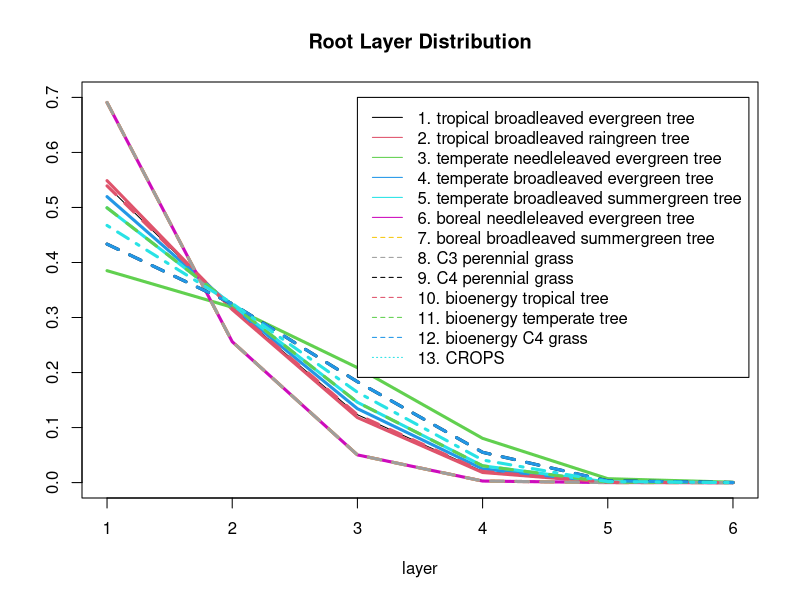
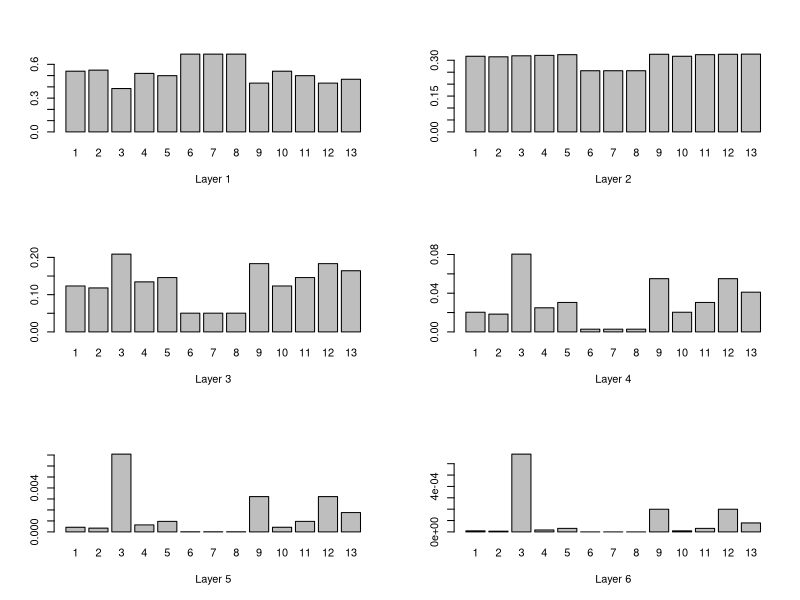

Write R code to recreate these figures, in order.
 #THIS IS A R ILLUSTRATION OF ROOT DISTRIBUTION
 #IT WAS COVERTED FROM FOLLOWING C CODE IN LPJmL2013/src/lpj/fscanpftpar.c
 #     fscanpftreal(isout,file,&pft->beta_root,pft->name,"beta_root");
 #     totalroots=1 - pow(pft->beta_root,layerbound[BOTTOMLAYER-1]/10);
 #     pft->rootdist[0]=(1 - pow(pft->beta_root,layerbound[0]/10))/totalroots;
 #     for(l=1;l<BOTTOMLAYER;l++)
 #       pft->rootdist[l]=(pow(pft->beta_root,layerbound[l-1]/10) - pow(pft->beta_root,layerbound[l]/10))/totalroots;  
 #   }
 
#200         /* soil depth layer (mm) */
#300         /* soil depth layer (mm) */
#500         /* soil depth layer (mm) */
#1000        /* soil depth layer (mm) */
#1000        /* soil depth layer (mm) */
#10000       /* soil depth layer (mm) */

#200         /* layerbound (mm) */
#500         /* layerbound (mm) */
#1000        /* layerbound (mm) */
#2000        /* layerbound (mm) */
#3000        /* layerbound (mm) */
#13000       /* layerbound (mm) */

#parameter beta_root is acquired from pft.par from LPJmL2013/par/
beta_root<-c(0.962,0.961,0.976,0.964,0.966,0.943,0.943,0.943,0.972,0.962,0.966,0.972,0.9690,0.9690,0.9690,0.9690,0.9690,0.9690,0.9690,0.9690,0.9690,0.9690,0.9690,0.9690)

#24 pft in pft.par
pft<-c("tropical broadleaved evergreen tree",
"tropical broadleaved raingreen tree",
"temperate needleleaved evergreen tree",
"temperate broadleaved evergreen tree",
"temperate broadleaved summergreen tree",
"boreal needleleaved evergreen tree",
"boreal broadleaved summergreen tree",
"C3 perennial grass",
"C4 perennial grass",
"bioenergy tropical tree",
"bioenergy temperate tree",
"bioenergy C4 grass",
"temperate cereals",
"rice",
"maize",
"tropical cereals",
"pulses",
"temperate roots",
"tropical roots"  ,      
"oil crops sunflower",
"oil crops soybean",
"oil crops groundnut",
"oil crops rapeseed",
"sugarcane")

#pft which is using here:because for all crops, the beta_root is the same.
pft_using<-c("1. tropical broadleaved evergreen tree",
"2. tropical broadleaved raingreen tree",
"3. temperate needleleaved evergreen tree",
"4. temperate broadleaved evergreen tree",
"5. temperate broadleaved summergreen tree",
"6. boreal needleleaved evergreen tree",
"7. boreal broadleaved summergreen tree",
"8. C3 perennial grass",
"9. C4 perennial grass",
"10. bioenergy tropical tree",
"11. bioenergy temperate tree",
"12. bioenergy C4 grass",
"13. CROPS")

BOTTOMLAYER<-6

layerbound<-c(200,500,1000,2000,3000,13000)
total_roots<-1-beta_root^(layerbound[BOTTOMLAYER-1]/10)
rootdist<-array(NA,dim=c(BOTTOMLAYER,length(beta_root)))
rootdist[1,]<-(1-beta_root^(layerbound[1]/10))/total_roots


for(l in 2:BOTTOMLAYER){
 rootdist[l,]<-((beta_root^(layerbound[l-1]/10)-beta_root^(layerbound[l]/10)))/total_roots
 }
 
 x11()
 plot(x=c(1:BOTTOMLAYER),y=rootdist[,1],"l",xlab="layer",ylab="",ylim=range(0:7)/10,xlim=range(1:6),col=1)
 title("Root Layer Distribution")
 for(i in 2:6)
   lines(x=c(1:BOTTOMLAYER),y=rootdist[,i],col=i,lty=1,lwd=3)
   
 for(i in 7:12)
   lines(x=c(1:BOTTOMLAYER),y=rootdist[,i],col=i,lty=2,lwd=3)
   lines(x=c(1:BOTTOMLAYER),y=rootdist[,13],col=13,lty=4,lwd=3)
   legend(x=3,y=0.7,col=c(1:13),lty=c(1,1,1,1,1,1,2,2,2,2,2,2,3),legend=pft_using)
  
  x11()
  par(mfrow=c(3,2))
  for(i in 1:BOTTOMLAYER)
  barplot(rootdist[i,c(1:13)],names.arg=c(1:13),xlab=paste("Layer",i))
  
  

  

  

  